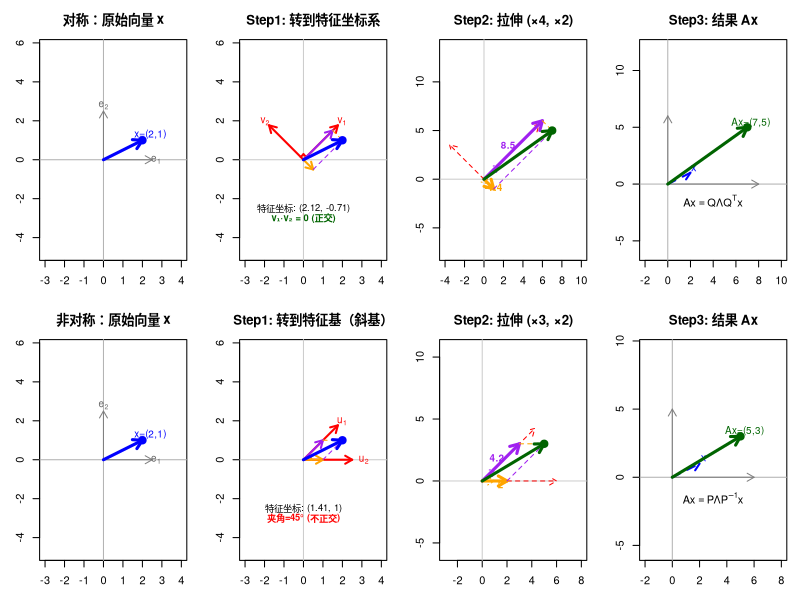
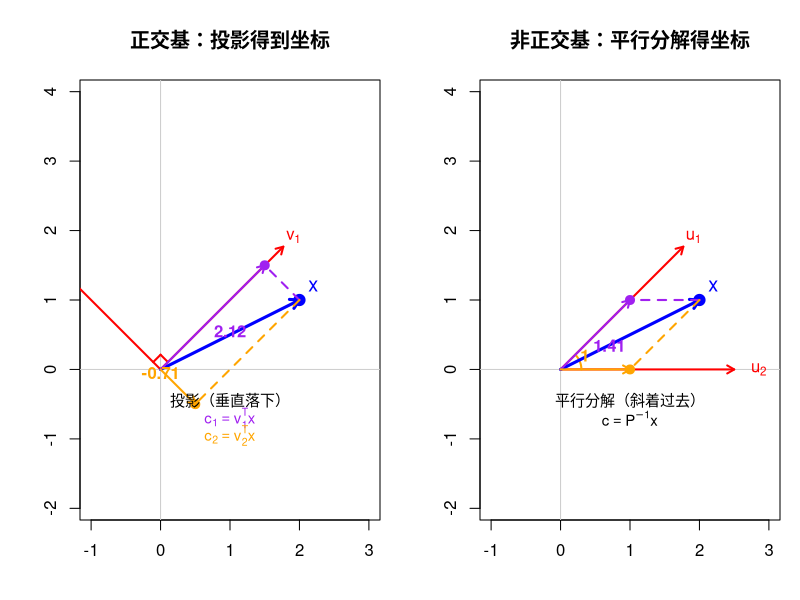

Generate these figures, in order, with R:
# 完整代码：对称 vs 非对称矩阵的特征分解过程对比

par(mfrow = c(2, 4), mar = c(3, 3, 3, 1))

# ========================================================
#                    对称矩阵（上排）
# ========================================================

A_sym <- matrix(c(3, 1, 
                  1, 3), 2, 2, byrow = TRUE)

eig_sym <- eigen(A_sym)
Q <- eig_sym$vectors  # 正交矩阵
v1 <- Q[, 1]
v2 <- Q[, 2]
lambda_sym <- eig_sym$values

# 输入向量
x <- c(2, 1)

# 计算各步骤
x_eig_sym <- t(Q) %*% x                          # Step1: Q^T x
x_stretched_sym <- diag(lambda_sym) %*% x_eig_sym  # Step2: Λ (Q^T x)
Ax_sym <- Q %*% x_stretched_sym                  # Step3: Q Λ Q^T x

# ---------- 对称：图1 原始 ----------
plot(NULL, xlim = c(-3, 4), ylim = c(-3, 4), asp = 1,
     main = "对称：原始向量 x", xlab = "", ylab = "")
abline(h = 0, v = 0, col = "gray70")

# 标准基
arrows(0, 0, 2.5, 0, col = "gray50", lwd = 1, length = 0.08)
arrows(0, 0, 0, 2.5, col = "gray50", lwd = 1, length = 0.08)
text(2.7, 0, expression(e[1]), col = "gray40", cex = 0.9)
text(0, 2.8, expression(e[2]), col = "gray40", cex = 0.9)

# 向量 x
arrows(0, 0, x[1], x[2], col = "blue", lwd = 3, length = 0.1)
points(x[1], x[2], pch = 19, col = "blue", cex = 1.5)
text(x[1] + 0.4, x[2] + 0.3, paste0("x=(", x[1], ",", x[2], ")"), col = "blue", cex = 0.9)

# ---------- 对称：图2 显示特征基（正交）----------
plot(NULL, xlim = c(-3, 4), ylim = c(-3, 4), asp = 1,
     main = "Step1: 转到特征坐标系", xlab = "", ylab = "")
abline(h = 0, v = 0, col = "gray80")

# 特征向量（正交）
arrows(0, 0, v1[1]*2.5, v1[2]*2.5, col = "red", lwd = 2, length = 0.08)
arrows(0, 0, v2[1]*2.5, v2[2]*2.5, col = "red", lwd = 2, length = 0.08)
text(v1[1]*2.8, v1[2]*2.8, expression(v[1]), col = "red", cex = 0.9)
text(v2[1]*2.8, v2[2]*2.8, expression(v[2]), col = "red", cex = 0.9)

# 直角符号
rect_size <- 0.2
segments(v2[1]*rect_size, v2[2]*rect_size, 
         v2[1]*rect_size + v1[1]*rect_size, v2[2]*rect_size + v1[2]*rect_size, 
         col = "red", lwd = 2)
segments(v1[1]*rect_size, v1[2]*rect_size, 
         v1[1]*rect_size + v2[1]*rect_size, v1[2]*rect_size + v2[2]*rect_size, 
         col = "red", lwd = 2)

# 向量 x 分解到特征方向
proj1_sym <- as.numeric(x_eig_sym[1]) * v1
proj2_sym <- as.numeric(x_eig_sym[2]) * v2

arrows(0, 0, proj1_sym[1], proj1_sym[2], col = "purple", lwd = 2, length = 0.08)
arrows(0, 0, proj2_sym[1], proj2_sym[2], col = "orange", lwd = 2, length = 0.08)
segments(proj1_sym[1], proj1_sym[2], x[1], x[2], col = "orange", lty = 2)
segments(proj2_sym[1], proj2_sym[2], x[1], x[2], col = "purple", lty = 2)

arrows(0, 0, x[1], x[2], col = "blue", lwd = 3, length = 0.1)
points(x[1], x[2], pch = 19, col = "blue", cex = 1.5)

text(0, -2.5, paste0("特征坐标: (", round(x_eig_sym[1], 2), ", ", round(x_eig_sym[2], 2), ")"), 
     col = "black", cex = 0.85)
text(0, -3, "v₁·v₂ = 0 (正交)", col = "darkgreen", cex = 0.85, font = 2)

# ---------- 对称：图3 拉伸 ----------
plot(NULL, xlim = c(-4, 10), ylim = c(-4, 10), asp = 1,
     main = paste0("Step2: 拉伸 (×", lambda_sym[1], ", ×", lambda_sym[2], ")"), 
     xlab = "", ylab = "")
abline(h = 0, v = 0, col = "gray80")

# 特征方向
arrows(0, 0, v1[1]*8, v1[2]*8, col = "red", lwd = 1, lty = 2, length = 0.08)
arrows(0, 0, v2[1]*5, v2[2]*5, col = "red", lwd = 1, lty = 2, length = 0.08)

# 拉伸前（虚线）
arrows(0, 0, proj1_sym[1], proj1_sym[2], col = "purple", lwd = 1, lty = 3, length = 0.08)
arrows(0, 0, proj2_sym[1], proj2_sym[2], col = "orange", lwd = 1, lty = 3, length = 0.08)

# 拉伸后
proj1_str_sym <- as.numeric(x_stretched_sym[1]) * v1
proj2_str_sym <- as.numeric(x_stretched_sym[2]) * v2

arrows(0, 0, proj1_str_sym[1], proj1_str_sym[2], col = "purple", lwd = 3, length = 0.1)
arrows(0, 0, proj2_str_sym[1], proj2_str_sym[2], col = "orange", lwd = 3, length = 0.1)

# 平行四边形
segments(proj1_str_sym[1], proj1_str_sym[2], Ax_sym[1], Ax_sym[2], col = "orange", lty = 2)
segments(proj2_str_sym[1], proj2_str_sym[2], Ax_sym[1], Ax_sym[2], col = "purple", lty = 2)

arrows(0, 0, Ax_sym[1], Ax_sym[2], col = "darkgreen", lwd = 3, length = 0.1)
points(Ax_sym[1], Ax_sym[2], pch = 19, col = "darkgreen", cex = 1.5)

text(proj1_str_sym[1]/2 - 0.5, proj1_str_sym[2]/2 + 0.5, 
     paste0(round(x_stretched_sym[1], 1)), col = "purple", cex = 0.9, font = 2)
text(proj2_str_sym[1]/2 + 0.5, proj2_str_sym[2]/2 - 0.3, 
     paste0(round(x_stretched_sym[2], 1)), col = "orange", cex = 0.9, font = 2)

# ---------- 对称：图4 结果 ----------
plot(NULL, xlim = c(-2, 10), ylim = c(-2, 8), asp = 1,
     main = "Step3: 结果 Ax", xlab = "", ylab = "")
abline(h = 0, v = 0, col = "gray70")

arrows(0, 0, 8, 0, col = "gray50", lwd = 1, length = 0.08)
arrows(0, 0, 0, 6, col = "gray50", lwd = 1, length = 0.08)

# 原向量
arrows(0, 0, x[1], x[2], col = "blue", lwd = 2, lty = 2, length = 0.08)
text(x[1] + 0.3, x[2] + 0.4, "x", col = "blue", cex = 1)

# 结果
arrows(0, 0, Ax_sym[1], Ax_sym[2], col = "darkgreen", lwd = 3, length = 0.1)
points(Ax_sym[1], Ax_sym[2], pch = 19, col = "darkgreen", cex = 1.5)
text(Ax_sym[1] + 0.3, Ax_sym[2] + 0.4, 
     paste0("Ax=(", round(Ax_sym[1], 1), ",", round(Ax_sym[2], 1), ")"), 
     col = "darkgreen", cex = 0.9)

text(4, -1.5, expression(Ax == Q * Lambda * Q^T * x), cex = 1)

# ========================================================
#                   非对称矩阵（下排）
# ========================================================

A_nonsym <- matrix(c(2, 1, 
                     0, 3), 2, 2, byrow = TRUE)

eig_nonsym <- eigen(A_nonsym)
P <- eig_nonsym$vectors  # 不正交！
u1 <- P[, 1]
u2 <- P[, 2]
lambda_nonsym <- eig_nonsym$values

# 计算各步骤
x_eig_nonsym <- solve(P) %*% x                              # Step1: P^{-1} x（不是转置！）
x_stretched_nonsym <- diag(lambda_nonsym) %*% x_eig_nonsym  # Step2: Λ (P^{-1} x)
Ax_nonsym <- P %*% x_stretched_nonsym                       # Step3: P Λ P^{-1} x

# ---------- 非对称：图1 原始 ----------
plot(NULL, xlim = c(-3, 4), ylim = c(-3, 4), asp = 1,
     main = "非对称：原始向量 x", xlab = "", ylab = "")
abline(h = 0, v = 0, col = "gray70")

arrows(0, 0, 2.5, 0, col = "gray50", lwd = 1, length = 0.08)
arrows(0, 0, 0, 2.5, col = "gray50", lwd = 1, length = 0.08)
text(2.7, 0, expression(e[1]), col = "gray40", cex = 0.9)
text(0, 2.8, expression(e[2]), col = "gray40", cex = 0.9)

arrows(0, 0, x[1], x[2], col = "blue", lwd = 3, length = 0.1)
points(x[1], x[2], pch = 19, col = "blue", cex = 1.5)
text(x[1] + 0.4, x[2] + 0.3, paste0("x=(", x[1], ",", x[2], ")"), col = "blue", cex = 0.9)

# ---------- 非对称：图2 显示特征基（不正交）----------
plot(NULL, xlim = c(-3, 4), ylim = c(-3, 4), asp = 1,
     main = "Step1: 转到特征基（斜基）", xlab = "", ylab = "")
abline(h = 0, v = 0, col = "gray80")

# 特征向量（不正交）
arrows(0, 0, u1[1]*2.5, u1[2]*2.5, col = "red", lwd = 2, length = 0.08)
arrows(0, 0, u2[1]*2.5, u2[2]*2.5, col = "red", lwd = 2, length = 0.08)
text(u1[1]*2.8, u1[2]*2.8, expression(u[1]), col = "red", cex = 0.9)
text(u2[1]*2.8 + 0.3, u2[2]*2.8, expression(u[2]), col = "red", cex = 0.9)

# 画夹角弧线（不是90°）
theta1 <- atan2(u1[2], u1[1])
theta2 <- atan2(u2[2], u2[1])
if (theta1 > theta2) { tmp <- theta1; theta1 <- theta2; theta2 <- tmp }
arc_theta <- seq(theta1, theta2, length.out = 30)
lines(0.4 * cos(arc_theta), 0.4 * sin(arc_theta), col = "orange", lwd = 2)

# 向量 x 分解到特征方向
proj1_nonsym <- as.numeric(x_eig_nonsym[1]) * u1
proj2_nonsym <- as.numeric(x_eig_nonsym[2]) * u2

arrows(0, 0, proj1_nonsym[1], proj1_nonsym[2], col = "purple", lwd = 2, length = 0.08)
arrows(0, 0, proj2_nonsym[1], proj2_nonsym[2], col = "orange", lwd = 2, length = 0.08)
segments(proj1_nonsym[1], proj1_nonsym[2], x[1], x[2], col = "orange", lty = 2)
segments(proj2_nonsym[1], proj2_nonsym[2], x[1], x[2], col = "purple", lty = 2)

arrows(0, 0, x[1], x[2], col = "blue", lwd = 3, length = 0.1)
points(x[1], x[2], pch = 19, col = "blue", cex = 1.5)

angle_deg <- acos(sum(u1 * u2) / (sqrt(sum(u1^2)) * sqrt(sum(u2^2)))) * 180 / pi
text(0, -2.5, paste0("特征坐标: (", round(x_eig_nonsym[1], 2), ", ", round(x_eig_nonsym[2], 2), ")"), 
     col = "black", cex = 0.85)
text(0, -3, paste0("夹角=", round(angle_deg, 1), "° (不正交)"), col = "red", cex = 0.85, font = 2)

# ---------- 非对称：图3 拉伸 ----------
plot(NULL, xlim = c(-3, 8), ylim = c(-3, 8), asp = 1,
     main = paste0("Step2: 拉伸 (×", lambda_nonsym[1], ", ×", lambda_nonsym[2], ")"), 
     xlab = "", ylab = "")
abline(h = 0, v = 0, col = "gray80")

# 特征方向
arrows(0, 0, u1[1]*6, u1[2]*6, col = "red", lwd = 1, lty = 2, length = 0.08)
arrows(0, 0, u2[1]*6, u2[2]*6, col = "red", lwd = 1, lty = 2, length = 0.08)

# 拉伸前（虚线）
arrows(0, 0, proj1_nonsym[1], proj1_nonsym[2], col = "purple", lwd = 1, lty = 3, length = 0.08)
arrows(0, 0, proj2_nonsym[1], proj2_nonsym[2], col = "orange", lwd = 1, lty = 3, length = 0.08)

# 拉伸后
proj1_str_nonsym <- as.numeric(x_stretched_nonsym[1]) * u1
proj2_str_nonsym <- as.numeric(x_stretched_nonsym[2]) * u2

arrows(0, 0, proj1_str_nonsym[1], proj1_str_nonsym[2], col = "purple", lwd = 3, length = 0.1)
arrows(0, 0, proj2_str_nonsym[1], proj2_str_nonsym[2], col = "orange", lwd = 3, length = 0.1)

# 平行四边形
segments(proj1_str_nonsym[1], proj1_str_nonsym[2], Ax_nonsym[1], Ax_nonsym[2], col = "orange", lty = 2)
segments(proj2_str_nonsym[1], proj2_str_nonsym[2], Ax_nonsym[1], Ax_nonsym[2], col = "purple", lty = 2)

arrows(0, 0, Ax_nonsym[1], Ax_nonsym[2], col = "darkgreen", lwd = 3, length = 0.1)
points(Ax_nonsym[1], Ax_nonsym[2], pch = 19, col = "darkgreen", cex = 1.5)

text(proj1_str_nonsym[1]/2 - 0.3, proj1_str_nonsym[2]/2 + 0.4, 
     paste0(round(x_stretched_nonsym[1], 1)), col = "purple", cex = 0.9, font = 2)
text(proj2_str_nonsym[1]/2 + 0.5, proj2_str_nonsym[2]/2 - 0.3, 
     paste0(round(x_stretched_nonsym[2], 1)), col = "orange", cex = 0.9, font = 2)

# ---------- 非对称：图4 结果 ----------
plot(NULL, xlim = c(-2, 8), ylim = c(-2, 6), asp = 1,
     main = "Step3: 结果 Ax", xlab = "", ylab = "")
abline(h = 0, v = 0, col = "gray70")

arrows(0, 0, 6, 0, col = "gray50", lwd = 1, length = 0.08)
arrows(0, 0, 0, 5, col = "gray50", lwd = 1, length = 0.08)

# 原向量
arrows(0, 0, x[1], x[2], col = "blue", lwd = 2, lty = 2, length = 0.08)
text(x[1] + 0.3, x[2] + 0.4, "x", col = "blue", cex = 1)

# 结果
arrows(0, 0, Ax_nonsym[1], Ax_nonsym[2], col = "darkgreen", lwd = 3, length = 0.1)
points(Ax_nonsym[1], Ax_nonsym[2], pch = 19, col = "darkgreen", cex = 1.5)
text(Ax_nonsym[1] + 0.3, Ax_nonsym[2] + 0.4, 
     paste0("Ax=(", round(Ax_nonsym[1], 1), ",", round(Ax_nonsym[2], 1), ")"), 
     col = "darkgreen", cex = 0.9)

text(3, -1.5, expression(Ax == P * Lambda * P^{-1} * x), cex = 1)

par(mfrow = c(1, 1))

# ==================== 打印对比 ====================
cat("\n================== 对比总结 ==================\n\n")

cat("【对称矩阵】 A = A^T\n")
print(A_sym)
cat("特征值:", lambda_sym, "\n")
cat("特征向量点积: v1·v2 =", round(sum(v1 * v2), 6), "→ 正交 ✓\n")
cat("分解: A = Q Λ Q^T，其中 Q^T = Q^{-1}\n")
cat("Step1 用 Q^T（转置 = 投影）\n\n")

cat("【非对称矩阵】 A ≠ A^T\n")
print(A_nonsym)
cat("特征值:", lambda_nonsym, "\n")
cat("特征向量点积: u1·u2 =", round(sum(u1 * u2), 4), "→ 不正交 ✗\n")
cat("分解: A = P Λ P^{-1}，其中 P^T ≠ P^{-1}\n")
cat("Step1 用 P^{-1}（求逆，不是投影）\n")






par(mfrow = c(1, 2), mar = c(4, 4, 4, 1))

x <- c(2, 1)

# ========== 左图：正交基，投影 ==========
A_sym <- matrix(c(3, 1, 1, 3), 2, 2, byrow = TRUE)
eig_sym <- eigen(A_sym)
Q <- eig_sym$vectors
v1 <- Q[, 1]
v2 <- Q[, 2]

plot(NULL, xlim = c(-1, 3), ylim = c(-1, 3), asp = 1,
     main = "正交基：投影得到坐标", xlab = "", ylab = "")
abline(h = 0, v = 0, col = "gray80")

# 特征向量
arrows(0, 0, v1[1]*2.5, v1[2]*2.5, col = "red", lwd = 2, length = 0.08)
arrows(0, 0, v2[1]*2.5, v2[2]*2.5, col = "red", lwd = 2, length = 0.08)
text(v1[1]*2.7, v1[2]*2.7, expression(v[1]), col = "red")
text(v2[1]*2.7, v2[2]*2.7, expression(v[2]), col = "red")

# 直角符号
rect_size <- 0.15
segments(v2[1]*rect_size, v2[2]*rect_size, 
         v2[1]*rect_size + v1[1]*rect_size, v2[2]*rect_size + v1[2]*rect_size, 
         col = "red", lwd = 2)
segments(v1[1]*rect_size, v1[2]*rect_size, 
         v1[1]*rect_size + v2[1]*rect_size, v1[2]*rect_size + v2[2]*rect_size, 
         col = "red", lwd = 2)

# 向量 x
arrows(0, 0, x[1], x[2], col = "blue", lwd = 3, length = 0.1)
points(x[1], x[2], pch = 19, col = "blue", cex = 1.5)
text(x[1] + 0.2, x[2] + 0.2, "x", col = "blue", cex = 1.2)

# 投影（垂直落下）
proj1 <- sum(x * v1) * v1  # x 在 v1 上的投影
proj2 <- sum(x * v2) * v2  # x 在 v2 上的投影

# 画垂直投影线（虚线）
segments(x[1], x[2], proj1[1], proj1[2], col = "purple", lty = 2, lwd = 2)
segments(x[1], x[2], proj2[1], proj2[2], col = "orange", lty = 2, lwd = 2)

# 投影点
points(proj1[1], proj1[2], pch = 19, col = "purple", cex = 1.2)
points(proj2[1], proj2[2], pch = 19, col = "orange", cex = 1.2)

# 投影分量
arrows(0, 0, proj1[1], proj1[2], col = "purple", lwd = 2, length = 0.08)
arrows(0, 0, proj2[1], proj2[2], col = "orange", lwd = 2, length = 0.08)

# 标注坐标值
c1 <- sum(x * v1)  # = (Q^T x)[1]
c2 <- sum(x * v2)  # = (Q^T x)[2]
text(proj1[1]/2 + 0.25, proj1[2]/2 - 0.2, round(c1, 2), col = "purple", font = 2)
text(proj2[1]/2 - 0.25, proj2[2]/2 + 0.2, round(c2, 2), col = "orange", font = 2)

text(1, -0.7, expression(c[1] == v[1]^T * x), col = "purple", cex = 0.9)
text(1, -0.95, expression(c[2] == v[2]^T * x), col = "orange", cex = 0.9)
text(1, -0.45, "投影（垂直落下）", col = "black", cex = 0.9)

# ========== 右图：非正交基，平行线 ==========
A_nonsym <- matrix(c(2, 1, 0, 3), 2, 2, byrow = TRUE)
eig_nonsym <- eigen(A_nonsym)
P <- eig_nonsym$vectors
u1 <- P[, 1]
u2 <- P[, 2]

plot(NULL, xlim = c(-1, 3), ylim = c(-1, 3), asp = 1,
     main = "非正交基：平行分解得坐标", xlab = "", ylab = "")
abline(h = 0, v = 0, col = "gray80")

# 特征向量
arrows(0, 0, u1[1]*2.5, u1[2]*2.5, col = "red", lwd = 2, length = 0.08)
arrows(0, 0, u2[1]*2.5, u2[2]*2.5, col = "red", lwd = 2, length = 0.08)
text(u1[1]*2.7, u1[2]*2.7, expression(u[1]), col = "red")
text(u2[1]*2.7 + 0.15, u2[2]*2.7, expression(u[2]), col = "red")

# 夹角弧线
theta1 <- atan2(u1[2], u1[1])
theta2 <- atan2(u2[2], u2[1])
if (theta1 > theta2) { tmp <- theta1; theta1 <- theta2; theta2 <- tmp }
arc_theta <- seq(theta1, theta2, length.out = 30)
lines(0.3 * cos(arc_theta), 0.3 * sin(arc_theta), col = "orange", lwd = 2)

# 向量 x
arrows(0, 0, x[1], x[2], col = "blue", lwd = 3, length = 0.1)
points(x[1], x[2], pch = 19, col = "blue", cex = 1.5)
text(x[1] + 0.2, x[2] + 0.2, "x", col = "blue", cex = 1.2)

# 非正交分解：x = c1*u1 + c2*u2，用 P^{-1} 求 c
c_nonsym <- solve(P) %*% x
c1_nonsym <- c_nonsym[1]
c2_nonsym <- c_nonsym[2]

comp1 <- as.numeric(c1_nonsym) * u1
comp2 <- as.numeric(c2_nonsym) * u2

# 画平行线（不是垂直的！）
# 从 x 画平行于 u2 的线到 u1 轴
segments(x[1], x[2], comp1[1], comp1[2], col = "purple", lty = 2, lwd = 2)
# 从 x 画平行于 u1 的线到 u2 轴  
segments(x[1], x[2], comp2[1], comp2[2], col = "orange", lty = 2, lwd = 2)

# 分量
arrows(0, 0, comp1[1], comp1[2], col = "purple", lwd = 2, length = 0.08)
arrows(0, 0, comp2[1], comp2[2], col = "orange", lwd = 2, length = 0.08)

points(comp1[1], comp1[2], pch = 19, col = "purple", cex = 1.2)
points(comp2[1], comp2[2], pch = 19, col = "orange", cex = 1.2)

# 标注坐标值
text(comp1[1]/2 + 0.2, comp1[2]/2 - 0.15, round(c1_nonsym, 2), col = "purple", font = 2)
text(comp2[1]/2 - 0.15, comp2[2]/2 + 0.2, round(c2_nonsym, 2), col = "orange", font = 2)

text(1, -0.7, expression(c == P^{-1} * x), col = "black", cex = 0.9)
text(1, -0.45, "平行分解（斜着过去）", col = "black", cex = 0.9)

par(mfrow = c(1, 1))

# ========== 数值验证 ==========
cat("\n========== 正交基（对称矩阵）==========\n")
cat("方法：Q^T x（投影）\n")
cat("c1 = v1·x =", round(sum(v1 * x), 4), "\n")
cat("c2 = v2·x =", round(sum(v2 * x), 4), "\n")
cat("验证：c1*v1 + c2*v2 =", round(sum(v1*x)*v1 + sum(v2*x)*v2, 4), "\n")
cat("原始 x =", x, "\n")

cat("\n========== 非正交基（非对称矩阵）==========\n")
cat("方法：P^{-1} x（解方程）\n")
cat("c1 =", round(c1_nonsym, 4), "\n")
cat("c2 =", round(c2_nonsym, 4), "\n")
cat("验证：c1*u1 + c2*u2 =", round(as.numeric(c1_nonsym)*u1 + as.numeric(c2_nonsym)*u2, 4), "\n")
cat("原始 x =", x, "\n")

cat("\n========== 关键区别 ==========\n")
cat("正交：虚线垂直于坐标轴（投影）\n")
cat("非正交：虚线平行于另一个轴（平行四边形法则）\n")



















# ========== 情况1：对称正定 → 奇异值 = 特征值 ==========
A_spd <- matrix(c(3, 1, 1, 3), 2, 2)

eig_vals <- eigen(A_spd)$values
sing_vals <- svd(A_spd)$d

cat("对称正定矩阵：\n")
print(A_spd)
cat("特征值：", sort(eig_vals, decreasing = TRUE), "\n")
cat("奇异值：", sing_vals, "\n")
cat("相等？", all.equal(sort(eig_vals, decreasing = TRUE), sing_vals), "\n\n")

# ========== 情况2：对称但有负特征值 → 奇异值 = |特征值| ==========
A_sym_neg <- matrix(c(2, 1, 1, -1), 2, 2)

eig_vals2 <- eigen(A_sym_neg)$values
sing_vals2 <- svd(A_sym_neg)$d

cat("对称但不正定：\n")
print(A_sym_neg)
cat("特征值：", eig_vals2, "\n")
cat("奇异值：", sing_vals2, "\n")
cat("奇异值 = |特征值|：", all.equal(sort(abs(eig_vals2), decreasing = TRUE), sing_vals2), "\n\n")

# ========== 情况3：非对称 → 完全不同 ==========
A_nonsym <- matrix(c(2, 1, 0, 3), 2, 2)

eig_vals3 <- eigen(A_nonsym)$values
sing_vals3 <- svd(A_nonsym)$d

cat("非对称矩阵：\n")
print(A_nonsym)
cat("特征值：", eig_vals3, "\n")
cat("奇异值：", sing_vals3, "\n")
cat("差别很大！\n\n")

# ========== 总结表格 ==========
cat("========== 总结 ==========\n")
cat("对称正定：   σ = λ\n")
cat("对称不定：   σ = |λ|\n")
cat("非对称：     σ 和 λ 没有简单关系\n")
